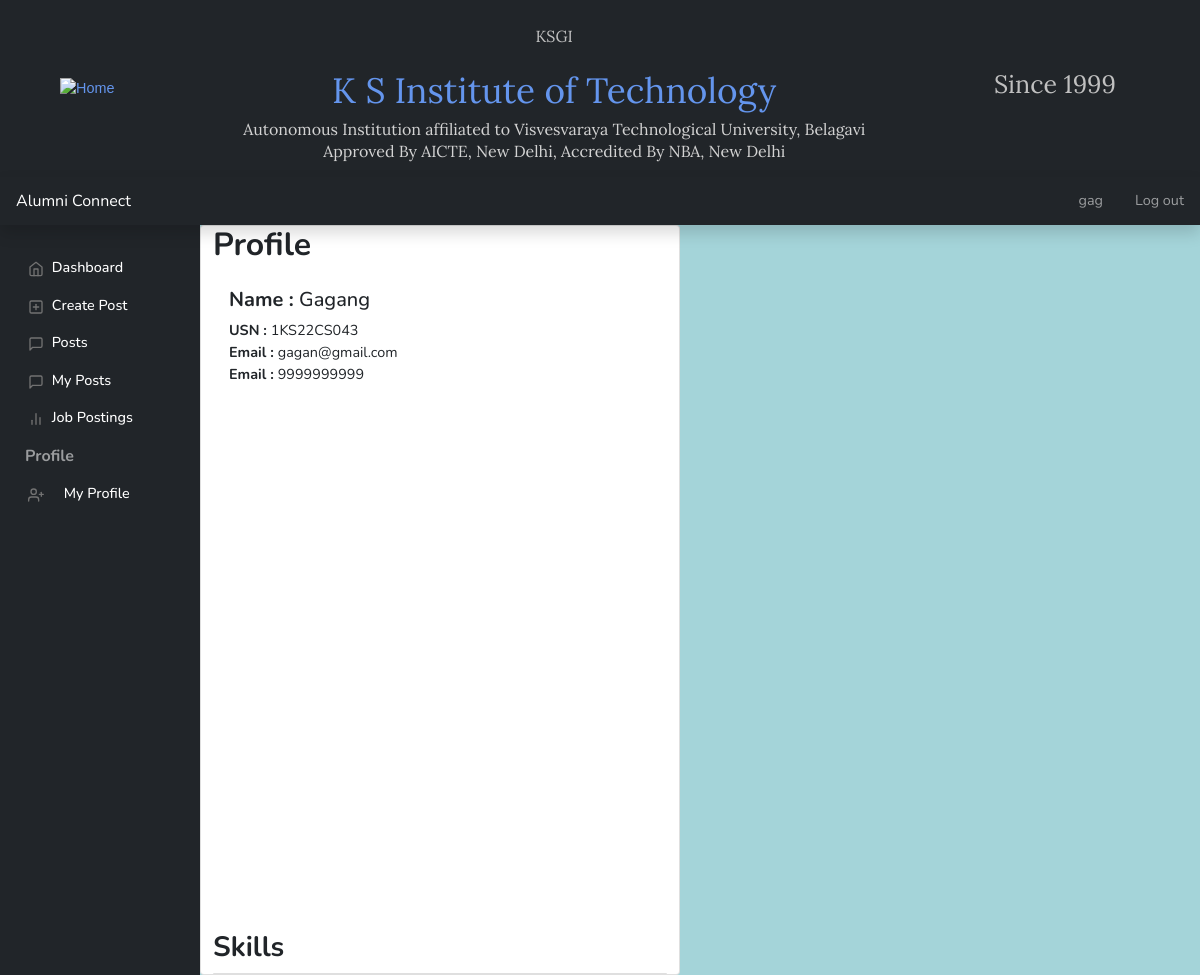
The app's page /students/sprofile (signed in) with its own data.
### student/models.py (models this page shows)
class Student(models.Model):
    class Meta:
        db_table = 'students'
    usn = models.CharField(max_length=10)
    user = models.OneToOneField(User, on_delete = models.CASCADE)
    name = models.CharField(max_length=50,validators=[RegexValidator('[+-/%@$^&*()!:;]',inverse_match=True)])
    phone = models.CharField(max_length=10)
    email = models.CharField(max_length=100, unique = True)
    rv_email = models.CharField(max_length=100, unique = True)
    branch = models.CharField(max_length=50)
    year_joined = models.DateField()

### student/views.py (the view)
# urls.py: path("sprofile",views.sprofile,name='sprofile'),
def sprofile(request):
    data=Student.objects.get(user=request.user)
    item=skills.objects.filter(stud=data)
    return render(request,'student/profile.html',{'data':data,'item':item})

### student/templates/student/profile.html (shortened to what this page needs)
{% extends "base.html" %}
{% block sidebar %}
{% if perms.auth.is_admin %}
{% include "admin/components/sidebar.html" %}
{% elif perms.auth.is_alumnus %}
{% include "alumni/components/sidebar.html" %}
{% elif perms.auth.is_student %}
{% include "student/components/sidebar.html" %}
{% endif %}
{% endblock %}
{% block content %}
<div class="card" style="width: 30rem;">
    <h2><b>Profile</b></h2>
    <div class="card-body">
      <h5 class="card-title"> <b>Name : </b>{{data.name}}</h5>
      <p class="card-text"><b>USN : </b>{{data.usn}}
    <br><b>Email : </b>{{data.email}}
    <br><b>Email : </b>{{data.phone}}
</p>
    </div>
    <h3><b>Skills</b></h3>
  </div>
{% endblock %}

### templates/base.html (shortened to what this page needs)
<!DOCTYPE html>
<html lang="en">
<head>
    {% include 'styles.html' %}
    <link rel="stylesheet" href="https://cdn.jsdelivr.net/npm/bootstrap-icons@1.7.2/font/bootstrap-icons.css">
</head>
<body style="background-image: url('https://encrypted-tbn0.gstatic.com/images?q=tbn:ANd9GcT_29Bc4_Br_L-YMg3EzgebvZsuxY8Dad6ALQ&usqp=CAU'); background-repeat: no-repeat;
background-attachment: fixed;
background-size: cover;">
    {% include 'rvheader.html' %}
    <header class="navbar navbar-dark sticky-top bg-dark flex-md-nowrap p-0 shadow">
        <a class="navbar-brand col-md-3 col-lg-2 me-0 px-3" href="{% url 'home' %}">Alumni Connect</a>
        <div class="navbar-nav">
            {% if user.is_authenticated %}
            <div class="nav-item text-nowrap">
                <a class="nav-link px-3" href="{% url 'home' %}">
                    {{ user.get_username }}
                </a>
            </div>
            {% endif %}
        </div>
        <div class="navbar-nav">
            {% if user.is_authenticated %}
            <div class="nav-item text-nowrap">
                <a class="nav-link px-3" href="{% url 'logout'%}?next=/">Log out</a>
            </div>
            {% else %}
            <div class="nav-item text-nowrap">
                <a class="nav-link px-3" href="{% url 'login' %}?next=/">Log in</a>
            </div>
            {% endif %}
        </div>
    </header>
    <div class="container-fluid">
        <div class="row">
            {% block sidebar %}
            {% endblock %}
            {% block content %}
            {% endblock %}
        </div>
    </div>
</body>
</html>

### static/css/style.css (style rules this page uses)
body { font-size: 0.9rem; font-family: 'Nunito', sans-serif; background-color:#41a6b079; }
a { color: cornflowerblue; text-decoration: none; }
.navbar-brand { padding-top: 0.75rem; padding-bottom: 0.75rem; font-size: 1rem; }

### records on screen
Student: name "Gagang", usn "1KS22CS043", email "gagan@gmail.com", phone "9999999999"

### other values on screen
{{ user.get_username }} "gag"
